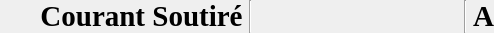
           <widget class="QFrame" name="gridFrame">
            <property name="minimumSize">
             <size>
              <width>0</width>
              <height>33</height>
             </size>
            </property>
            <property name="maximumSize">
             <size>
              <width>16777215</width>
              <height>33</height>
             </size>
            </property>
            <property name="autoFillBackground">
             <bool>false</bool>
            </property>
            <layout class="QGridLayout" name="gridLayout_2">
             <property name="sizeConstraint">
              <enum>QLayout::SetMinimumSize</enum>
             </property>
             <property name="leftMargin">
              <number>0</number>
             </property>
             <property name="topMargin">
              <number>0</number>
             </property>
             <property name="rightMargin">
              <number>0</number>
             </property>
             <property name="bottomMargin">
              <number>0</number>
             </property>
             <item row="0" column="5">
              <widget class="QLabel" name="label_23">
               <property name="maximumSize">
                <size>
                 <width>72</width>
                 <height>16777215</height>
                </size>
               </property>
               <property name="font">
                <font>
                 <family>Times New Roman</family>
                 <pointsize>22</pointsize>
                 <bold>true</bold>
                </font>
               </property>
               <property name="text">
                <string>A</string>
               </property>
               <property name="alignment">
                <set>Qt::AlignCenter</set>
               </property>
              </widget>
             </item>
             <item row="0" column="2">
              <widget class="Line" name="line">
               <property name="orientation">
                <enum>Qt::Vertical</enum>
               </property>
              </widget>
             </item>
             <item row="0" column="1">
              <widget class="QLabel" name="label">
               <property name="sizePolicy">
                <sizepolicy hsizetype="Preferred" vsizetype="Preferred">
                 <horstretch>0</horstretch>
                 <verstretch>0</verstretch>
                </sizepolicy>
               </property>
               <property name="minimumSize">
                <size>
                 <width>0</width>
                 <height>0</height>
                </size>
               </property>
               <property name="maximumSize">
                <size>
                 <width>250</width>
                 <height>16777215</height>
                </size>
               </property>
               <property name="font">
                <font>
                 <family>Times New Roman</family>
                 <pointsize>22</pointsize>
                 <bold>true</bold>
                </font>
               </property>
               <property name="text">
                <string>Courant Soutiré</string>
               </property>
               <property name="alignment">
                <set>Qt::AlignCenter</set>
               </property>
              </widget>
             </item>
             <item row="0" column="4">
              <widget class="Line" name="line_2">
               <property name="orientation">
                <enum>Qt::Vertical</enum>
               </property>
              </widget>
             </item>
             <item row="0" column="3">
              <widget class="QLabel" name="label_I">
               <property name="minimumSize">
                <size>
                 <width>200</width>
                 <height>0</height>
                </size>
               </property>
               <property name="font">
                <font>
                 <family>Times New Roman</family>
                 <pointsize>22</pointsize>
                 <bold>true</bold>
                </font>
               </property>
               <property name="text">
                <string/>
               </property>
               <property name="alignment">
                <set>Qt::AlignCenter</set>
               </property>
              </widget>
             </item>
             <item row="0" column="0">
              <spacer name="horizontalSpacer_2">
               <property name="orientation">
                <enum>Qt::Horizontal</enum>
               </property>
               <property name="sizeHint" stdset="0">
                <size>
                 <width>40</width>
                 <height>20</height>
                </size>
               </property>
              </spacer>
             </item>
            </layout>
           </widget>
